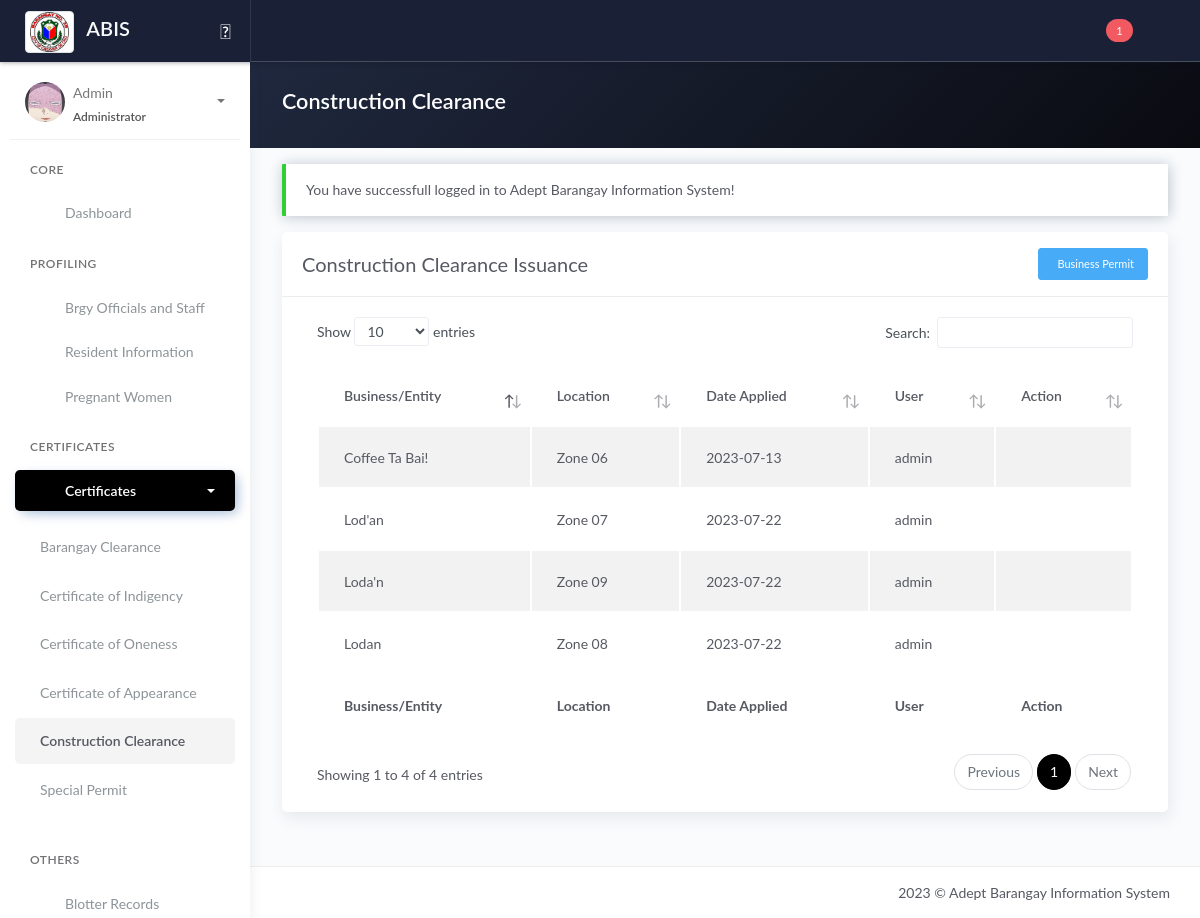
The page /business_permit.php (signed in) on the database its author committed.
### tables this page shows
CREATE TABLE `tblpermit` (
  `id_permit` int(11) NOT NULL,
  `name` varchar(80) DEFAULT NULL,
  `location` varchar(250) DEFAULT NULL,
  `applied` date DEFAULT NULL,
  `id_user` varchar(10) NOT NULL
);

CREATE TABLE `tbl_users` (
  `id_user` int(11) NOT NULL,
  `user_username` varchar(50) DEFAULT NULL,
  `user_firstname` varchar(100) NOT NULL,
  `user_middlename` varchar(100) NOT NULL,
  `user_lastname` varchar(100) NOT NULL,
  `password` varchar(100) DEFAULT NULL,
  `user_type` varchar(20) DEFAULT NULL,
  `avatar` text DEFAULT NULL,
  `status` varchar(8) NOT NULL DEFAULT 'Active',
  `created_at` timestamp NOT NULL DEFAULT current_timestamp(),
  `updated_at` timestamp NOT NULL DEFAULT current_timestamp() ON UPDATE current_timestamp()
);

### business_permit.php (the view, shortened to what this page needs)
<?php include 'server/server.php' ?>
<?php
$query = "SELECT *, tblpermit.id_permit as id, tbl_users.id_user as user_id FROM tblpermit JOIN tbl_users ON tbl_users.id_user=tblpermit.id_user";
$result = $conn->query($query);
$permit = array();
while ($row = $result->fetch_assoc()) {
	$permit[] = $row;
}
$query_check_chairman = "SELECT * FROM tblofficials JOIN tblposition ON tblofficials.id_position=tblposition.id_position WHERE tblposition.position='Barangay Chairman' AND `archive` = '0'";
$check_chairman = $conn->query($query_check_chairman)->fetch_assoc();
?>
<!DOCTYPE html>
<html lang="en">
<head>
	<?php include 'templates/header.php' ?>
</head>
<body>
	<div class="wrapper">
		<?php include 'templates/main-header.php' ?>
		<?php include 'templates/sidebar.php' ?>
		<div class="main-panel">
			<div class="content">
				<div class="panel-header bg-dark-gradient">
					<div class="page-inner">
						<div class="d-flex align-items-left align-items-md-center flex-column flex-md-row">
							<div>
								<h2 class="text-white fw-bold">Construction Clearance</h2>
							</div>
						</div>
					</div>
				</div>
				<div class="page-inner">
					<div class="row mt--2">
						<div class="col-md-12">
							<?php if (isset($_SESSION['message'])) : ?>
								<div class="alert alert-<?php echo $_SESSION['success']; ?> <?= $_SESSION['success'] == 'danger' ? 'bg-danger text-light' : null ?>" role="alert">
									<?php echo $_SESSION['message']; ?>
								</div>
							<?php endif ?>
							<div class="card">
								<div class="card-header">
									<div class="card-head-row">
										<div class="card-title">Construction Clearance Issuance</div>
										<?php if (isset($_SESSION['username'])) : ?>
											<div class="card-tools">
												<a href="#add" data-toggle="modal" class="btn btn-info btn-sm">
													<i class="fa fa-plus"></i>&nbsp
													Business Permit
												</a>
											</div>
										<?php endif ?>
									</div>
								</div>
								<div class="card-body">
									<div class="table-responsive">
										<table id="residenttable" class="display table table-striped">
											<thead>
												<tr>
													<th scope="col">Business/Entity</th>
													<th scope="col">Location</th>
													<th scope="col">Date Applied</th>
													<th scope="col">User</th>
													<?php if (isset($_SESSION['username'])) : ?>
														<th scope="col">Action</th>
													<?php endif ?>
												</tr>
											</thead>
											<tbody>
												<?php if (!empty($permit)) : ?>
													<?php foreach ($permit as $row) : ?>
														<tr>
															<td><?= ucwords($row['name']) ?></td>
															<td><?= ucwords($row['location']) ?></td>
															<td><?= $row['applied'] ?></td>
															<td><?= $row['user_username'] ?></td>
															<?php if (isset($_SESSION['username'])) : ?>
																<td>
																	<div class="form-button-action">
																		<?php if (!isset($check_chairman['status'])) : ?>
																			<a type="button" onclick="showCheck_chairman_secretary()" data-toggle="modal" class="btn btn-link btn-danger" data-original-title="Generate Permit">
																				<i class="fas fa-file-alt"></i>
																			</a>
																		<?php elseif (isset($check_chairman['status'])) : ?>
																			<?php if ($check_chairman['status'] == 'Incumbent') : ?>
																				<a type="button" data-toggle="modal" href="#business_permit<?= $row['id_permit'] ?>" class="btn btn-link btn-primary" data-original-title="Generate Permit">
																				</a>
																			<?php else : ?>
																				<a type="button" onclick="showCheck_chairman_secretary()" data-toggle="modal" class="btn btn-link btn-danger" data-original-title="Generate Permit">
																					<i class="fas fa-file-alt"></i>
																				</a>
																			<?php endif ?>
																		<?php endif ?>
																	</div>
																</td>
															<?php endif ?>
														</tr>
													<?php endforeach ?>
												<?php endif ?>
											</tbody>
											<tfoot>
												<tr>
													<th scope="col">Business/Entity</th>
													<th scope="col">Location</th>
													<th scope="col">Date Applied</th>
													<th scope="col">User</th>
													<?php if (isset($_SESSION['username'])) : ?>
														<th scope="col">Action</th>
													<?php endif ?>
												</tr>
											</tfoot>
										</table>
									</div>
								</div>
							</div>
						</div>
					</div>
				</div>
			</div>
			<?php include 'templates/main-footer.php' ?>
		</div>
	</div>
	<?php include 'templates/footer.php' ?>
</body>
</html>

### rows shown on the page
tblpermit: name "Coffee Ta Bai!", location "Zone 06", applied "2023-07-13", id_user.user_username "admin"
tblpermit: name "Lod'an", location "Zone 07", applied "2023-07-22", id_user.user_username "admin"
tblpermit: name "Lodan", location "Zone 08", applied "2023-07-22", id_user.user_username "admin"
tblpermit: name "Loda'n", location "Zone 09", applied "2023-07-22", id_user.user_username "admin"

### other values the page prints
$resultSupport "1"
$_SESSION['username'] "Admin"
$_SESSION['role'] "Administrator"
$_SESSION['message'] "You have successfull logged in to Adept Barangay Information System!"
